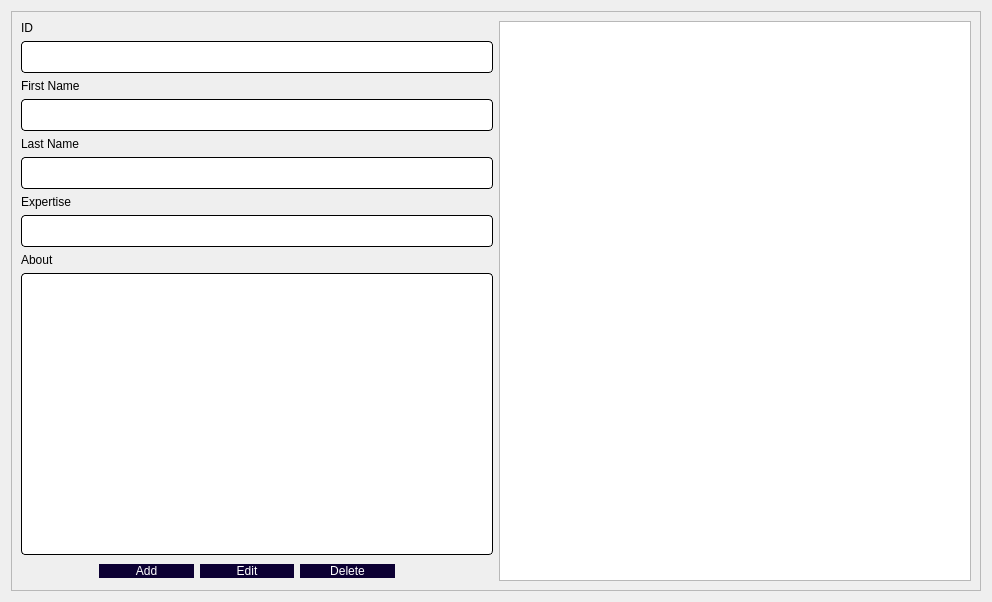
<?xml version="1.0" encoding="UTF-8"?>
<ui version="4.0">
 <class>ManageAuthors</class>
 <widget class="QDialog" name="ManageAuthors">
  <property name="geometry">
   <rect>
    <x>0</x>
    <y>0</y>
    <width>992</width>
    <height>602</height>
   </rect>
  </property>
  <property name="windowTitle">
   <string>Dialog</string>
  </property>
  <layout class="QHBoxLayout" name="horizontalLayout_5">
   <item>
    <widget class="QFrame" name="frame">
     <property name="frameShape">
      <enum>QFrame::StyledPanel</enum>
     </property>
     <property name="frameShadow">
      <enum>QFrame::Raised</enum>
     </property>
     <layout class="QHBoxLayout" name="horizontalLayout_4">
      <item>
       <layout class="QHBoxLayout" name="horizontalLayout_3">
        <item>
         <layout class="QVBoxLayout" name="verticalLayout_6">
          <item>
           <layout class="QVBoxLayout" name="verticalLayout_2">
            <item>
             <widget class="QLabel" name="label_2">
              <property name="styleSheet">
               <string notr="true">color: rgb(0, 0, 0);
font: 13pt &quot;Lato&quot;;</string>
              </property>
              <property name="text">
               <string>ID</string>
              </property>
             </widget>
            </item>
            <item>
             <widget class="QLineEdit" name="ID">
              <property name="font">
               <font>
                <pointsize>-1</pointsize>
                <italic>false</italic>
                <bold>false</bold>
               </font>
              </property>
              <property name="styleSheet">
               <string notr="true">QLineEdit{
	background-color: rgb(255, 255, 255);
	 border: 1px  solid;
     border-radius: 4px;
	font: 24px
}</string>
              </property>
             </widget>
            </item>
           </layout>
          </item>
          <item>
           <layout class="QVBoxLayout" name="verticalLayout_3">
            <item>
             <widget class="QLabel" name="label_3">
              <property name="styleSheet">
               <string notr="true">color: rgb(0, 0, 0);
font: 13pt &quot;Lato&quot;;</string>
              </property>
              <property name="text">
               <string>First Name</string>
              </property>
             </widget>
            </item>
            <item>
             <widget class="QLineEdit" name="firstName">
              <property name="styleSheet">
               <string notr="true">QLineEdit{
	background-color: rgb(255, 255, 255);
	 border: 1px  solid;
     border-radius: 4px;
	font: 24px
}</string>
              </property>
             </widget>
            </item>
           </layout>
          </item>
          <item>
           <layout class="QVBoxLayout" name="verticalLayout_4">
            <item>
             <widget class="QLabel" name="label_4">
              <property name="styleSheet">
               <string notr="true">color: rgb(0, 0, 0);
font: 13pt &quot;Lato&quot;;</string>
              </property>
              <property name="text">
               <string>Last Name</string>
              </property>
             </widget>
            </item>
            <item>
             <widget class="QLineEdit" name="lastName">
              <property name="styleSheet">
               <string notr="true">QLineEdit{
	background-color: rgb(255, 255, 255);
	 border: 1px  solid;
     border-radius: 4px;
	font: 24px
}</string>
              </property>
             </widget>
            </item>
           </layout>
          </item>
          <item>
           <layout class="QVBoxLayout" name="verticalLayout_5">
            <item>
             <widget class="QLabel" name="label_5">
              <property name="styleSheet">
               <string notr="true">color: rgb(0, 0, 0);
font: 13pt &quot;Lato&quot;;</string>
              </property>
              <property name="text">
               <string>Expertise</string>
              </property>
             </widget>
            </item>
            <item>
             <widget class="QLineEdit" name="expertise">
              <property name="styleSheet">
               <string notr="true">QLineEdit{
	background-color: rgb(255, 255, 255);
	 border: 1px  solid;
     border-radius: 4px;
	font: 24px
}</string>
              </property>
             </widget>
            </item>
           </layout>
          </item>
          <item>
           <layout class="QVBoxLayout" name="verticalLayout">
            <item>
             <widget class="QLabel" name="label_6">
              <property name="styleSheet">
               <string notr="true">color: rgb(0, 0, 0);
font: 13pt &quot;Lato&quot;;</string>
              </property>
              <property name="text">
               <string>About</string>
              </property>
             </widget>
            </item>
            <item>
             <widget class="QTextEdit" name="about">
              <property name="styleSheet">
               <string notr="true">QTextEdit{
	background-color: rgb(255, 255, 255);
	 border: 1px  solid;
     border-radius: 4px;
	font: 24px
}</string>
              </property>
             </widget>
            </item>
           </layout>
          </item>
          <item>
           <layout class="QHBoxLayout" name="horizontalLayout_2">
            <item>
             <spacer name="horizontalSpacer">
              <property name="orientation">
               <enum>Qt::Horizontal</enum>
              </property>
              <property name="sizeType">
               <enum>QSizePolicy::Fixed</enum>
              </property>
              <property name="sizeHint" stdset="0">
               <size>
                <width>78</width>
                <height>20</height>
               </size>
              </property>
             </spacer>
            </item>
            <item>
             <layout class="QHBoxLayout" name="horizontalLayout">
              <item>
               <widget class="QPushButton" name="addButtton">
                <property name="styleSheet">
                 <string notr="true">QPushButton{
border-radius:15px;
padding : 0 4px;
background: #0c0033;
border -radius:10px;
color: rgb(255, 255, 255);
font: 12pt &quot;Lato&quot;;
}
QPushButton:hover:!pressed
{

background:#ababab;
}
</string>
                </property>
                <property name="text">
                 <string>Add</string>
                </property>
               </widget>
              </item>
              <item>
               <widget class="QPushButton" name="editButton">
                <property name="styleSheet">
                 <string notr="true">QPushButton{
border-radius:15px;
padding : 0 4px;
background: #0c0033;
border -radius:10px;
color: rgb(255, 255, 255);
font: 12pt &quot;Lato&quot;;
}
QPushButton:hover:!pressed
{

background:#ababab;
}
</string>
                </property>
                <property name="text">
                 <string>Edit</string>
                </property>
               </widget>
              </item>
              <item>
               <widget class="QPushButton" name="deleteButton">
                <property name="styleSheet">
                 <string notr="true">QPushButton{
border-radius:15px;
padding : 0 4px;
background: #0c0033;
border -radius:10px;
color: rgb(255, 255, 255);
font: 12pt &quot;Lato&quot;;
}
QPushButton:hover:!pressed
{

background:#ababab;
}
</string>
                </property>
                <property name="text">
                 <string>Delete</string>
                </property>
               </widget>
              </item>
             </layout>
            </item>
            <item>
             <spacer name="horizontalSpacer_2">
              <property name="orientation">
               <enum>Qt::Horizontal</enum>
              </property>
              <property name="sizeType">
               <enum>QSizePolicy::Fixed</enum>
              </property>
              <property name="sizeHint" stdset="0">
               <size>
                <width>98</width>
                <height>20</height>
               </size>
              </property>
             </spacer>
            </item>
           </layout>
          </item>
         </layout>
        </item>
        <item>
         <widget class="QTableView" name="authorTableView">
          <property name="styleSheet">
           <string notr="true">QHeaderView::section { background-color: #4f85e2; font: solid}</string>
          </property>
          <property name="selectionMode">
           <enum>QAbstractItemView::SingleSelection</enum>
          </property>
          <property name="selectionBehavior">
           <enum>QAbstractItemView::SelectRows</enum>
          </property>
          <attribute name="verticalHeaderVisible">
           <bool>false</bool>
          </attribute>
         </widget>
        </item>
       </layout>
      </item>
     </layout>
    </widget>
   </item>
  </layout>
 </widget>
 <resources/>
 <connections/>
</ui>
